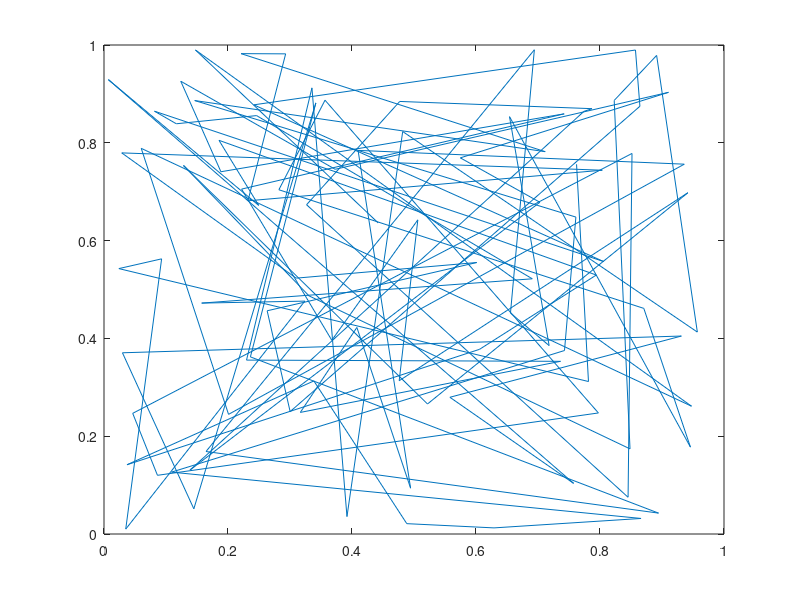

The MATLAB source for this figure:
% Main execution file

% For the moment, all of the code will be in this file

n_points = 100;

% TODO: load data from a file
points_x = rand(n_points, 1);
points_y = rand(n_points, 1);

% just plot for now
plot(points_x, points_y)
